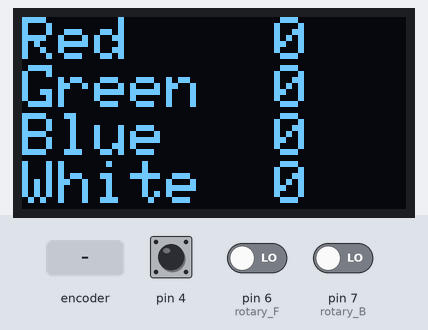
A sketch run on a simulated Arduino Uno, built with avr-gcc and run on an emulated ATmega328P. Shown: 128×64 one-colour display. The test bench sets the inputs (shaded band); at power-on: pin 4 HIGH, pin 6 (rotary_F) LOW, pin 7 (rotary_B) LOW. What the sketch prints to the serial monitor is not drawn.

Above: at 1.3 s.
1.4 s: rotary encoder on pin 6 (rotary_F) / pin 7 (rotary_B) turned 3 steps (first pin leading)
At 2.9 s:
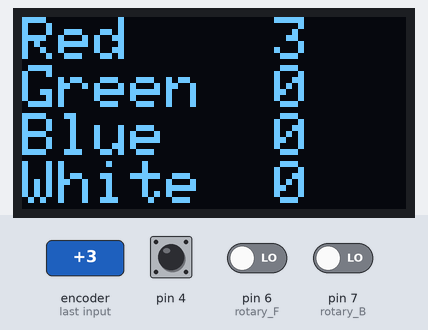
3.5 s: rotary encoder on pin 6 (rotary_F) / pin 7 (rotary_B) turned 1 step (first pin leading)
At 4.5 s:
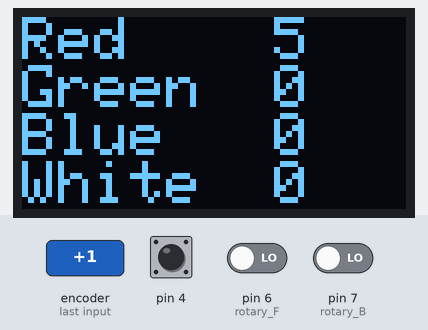
Timing chart, 0 to 6.5 s (numbered marks = the images above; inputs shaded):
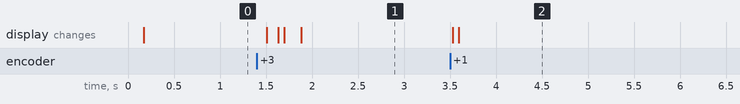

The sketch:

DMX.ino
```cpp
/*
Author  : Akash Savio Sen
Date    : 01:01:2023
Project : DMX Controller


Modules to be used  :
RS485
Rotary encoder
OLED Display


Process:
  1. Make the rotary encoder work
      a. is it RGB or something else
      b. Change value
  2. Learn how to make your own header files
  3. Make a Basic inerface on the OLED
      a. display the serial oitput on the oled


TODO:
try to make the program more scalable with structues      :Done
try to use boolean instead of integers                    :Done
*/


#include <SPI.h>
#include <Wire.h>
#include <Adafruit_GFX.h>
#include <Adafruit_SSD1306.h>

#define SCREEN_WIDTH 128 // OLED display width, in pixels
#define SCREEN_HEIGHT 64 // OLED display height, in pixels
#define OLED_RESET     8 // Reset pin # (or -1 if sharing Arduino reset pin)
#define SCREEN_ADDRESS 0x3C ///< See datasheet for Address; 0x3D for 128x64, 0x3C for 128x32
Adafruit_SSD1306 display(SCREEN_WIDTH, SCREEN_HEIGHT, &Wire, OLED_RESET);

// Output pins of the rotary encoder
#define rotary_F 6
#define rotary_B 7
// Variables for the rotary encoder

struct rotary {
  byte counter = 0; // mode sellect
  bool rState;
  bool rLastState;
}rotary1;


byte rgbw[4];
byte value = 0;
bool rotary_button;
unsigned long lastButtonPress = 0;

void rotary_init(){
  pinMode (rotary_F,INPUT);
  pinMode (rotary_B,INPUT);
  rotary1.rState = 0;
  rotary1.rLastState = 0;
  rotary1.rLastState = digitalRead(rotary_F);
}

void read_rotary(){


      if (digitalRead(rotary_B) != rotary1.rState) {
       rotary1.counter ++;
      } else {
       rotary1.counter --;
      }


   rotary1.rLastState = rotary1.rState; // Updates the previous state of the outputA with the current state

}


void setup() {
  Serial.begin (9600);
  //Version
  Serial.println("DMX ");
  Serial.println("Author:   Akash Savio Sen ");
  Serial.println("Version:  0.3       Alpha ");
  Serial.println("Date:     30.01.23        ");
  Serial.println("Time:     14:00 +5:30 GMT ");

  pinMode(4, INPUT_PULLUP);
  //Display Check
  if(!display.begin(SSD1306_SWITCHCAPVCC, SCREEN_ADDRESS)) {
  Serial.println(F("SSD1306 allocation failed"));
  for(;;); // Don't proceed, loop forever
  }
  display.clearDisplay();

  display.setTextSize(2);
  display.setTextColor(WHITE);
  display.setCursor(0,0);
  display.println("Mode Value");
  display.display();

  display.display();
  void rotary_init();

}

void loop() {
  rotary1.rState = digitalRead(rotary_F);
  if (rotary1.rState != rotary1.rLastState){
    read_rotary();
  }
  rotary_button = digitalRead(4);
  if (rotary_button == LOW) {
    if (millis() - lastButtonPress > 80) {
        Serial.println("Button pressed!");
    }
    lastButtonPress = millis();
    value = value++;
  }
  delay(1);
  if (value > 3){
    value = 0;
  }


  Serial.print("Position: ");

  Serial.println(rotary1.counter);
  Serial.println(value);
  rgbw[value] = rotary1.counter;
  display.clearDisplay();


  display.setCursor(0,0);
  display.print("Red    ");
  display.println(rgbw[0]);
  display.print("Green  ");
  display.println(rgbw[1]);
  display.print("Blue   ");
  display.println(rgbw[2]);
  display.print("White  ");
  display.println(rgbw[3]);

  display.display();

}
```

Measured:
- after the input at 1.4 s, the display: first changes after 0.11 s (image 1 shows a later state)
- after the input at 3.5 s, the display: first changes at once (image 2 shows a later state)
